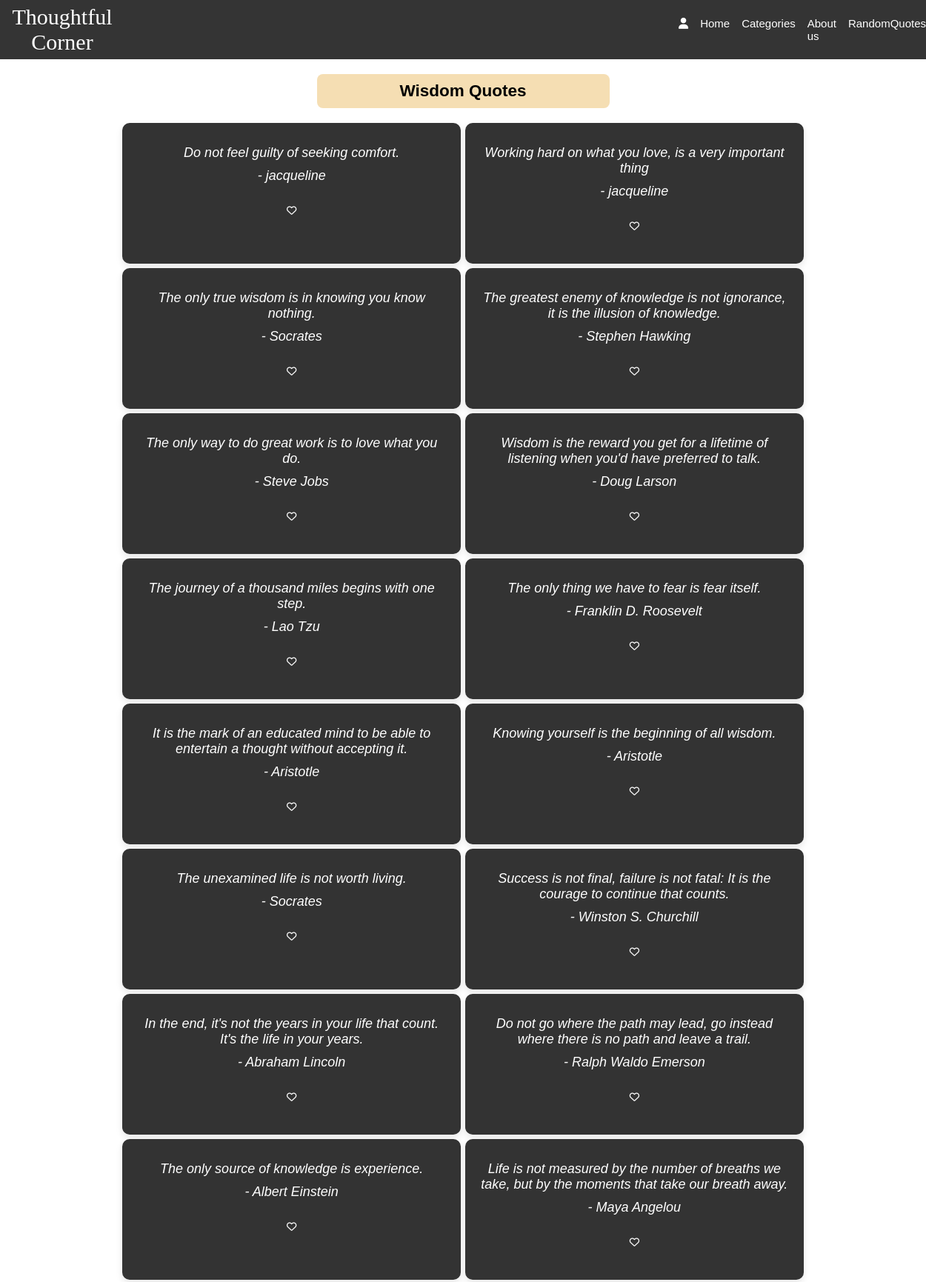
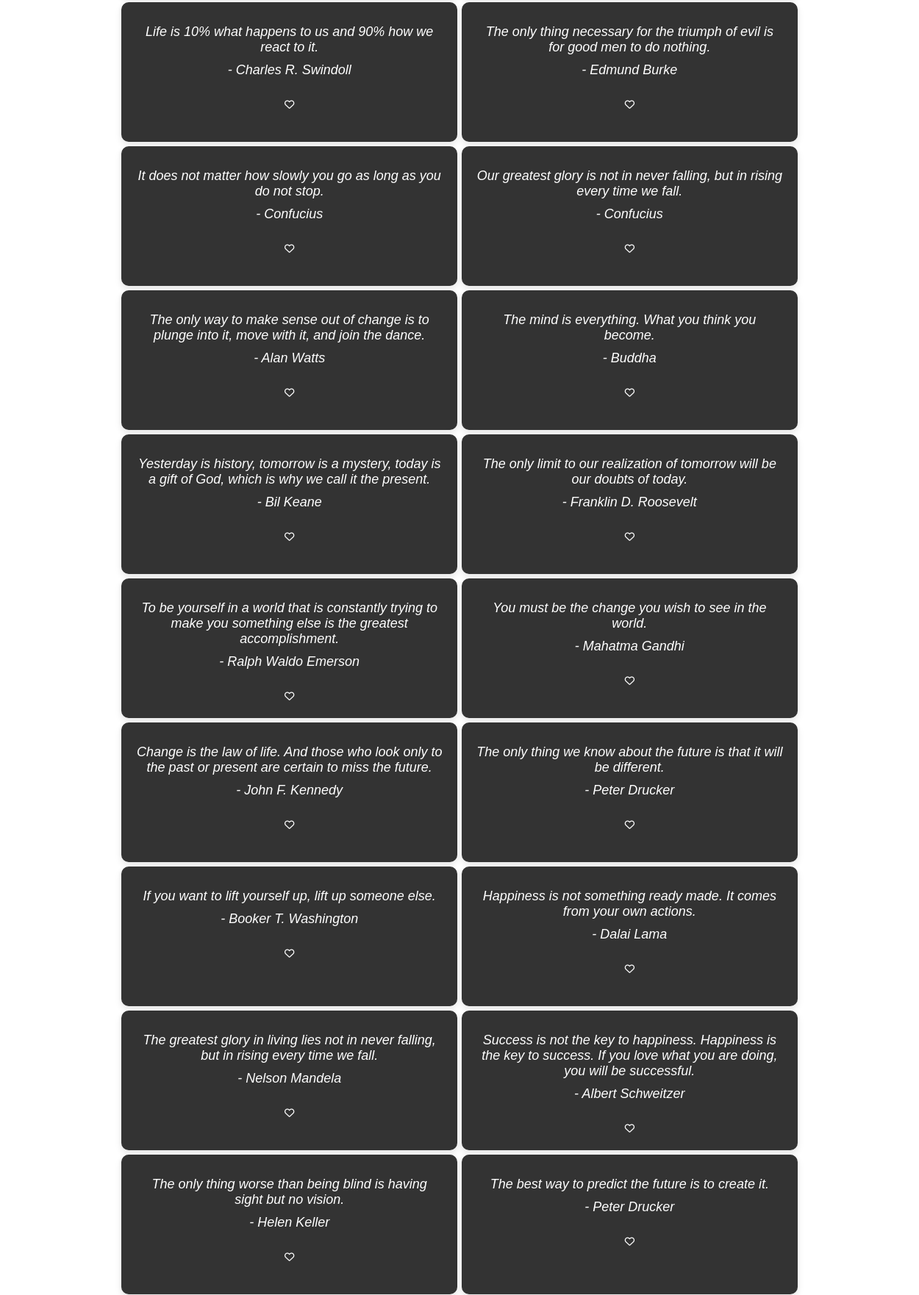
Screenshot of /user/wisdome.php (upper part) with the database file from the repository (2 pictures, top to bottom).
### tables this page shows
CREATE TABLE `quotes_mst` (
  `quote_id` int(11) NOT NULL,
  `quote` varchar(150) NOT NULL,
  `author` varchar(30) NOT NULL,
  `cate` varchar(20) NOT NULL
);

### user/cardlogic.php (called while the page is built, shortened)
    <?php
    function fetch_quotes($category) {
    include("conn.php");
    $query = "SELECT * FROM quotes_mst WHERE cate = '$category'";
    $result = mysqli_query($conn, $query);
    if ($result) {
        $quotes = mysqli_fetch_all($result, MYSQLI_ASSOC);
        if ($quotes) {
            return $quotes;
        } else {
            return false;
            echo "NOTHING TO RETURN!";
        }
    } else {
        die("Database query failed.");
    }
}
?>

### user/wisdome.php (the view, shortened to what this page needs)
<?php
        include("conn.php");
        include("cardlogic.php")
    ?>
    <!DOCTYPE html>
    <html lang="en">
    <head>
    <link rel="stylesheet" href="css\fontawesome.min.css">
    <link rel="stylesheet" href="css\all.min.css">
    <link rel="stylesheet" href="fonts.css">
    <link rel="stylesheet" href="body.css">
    </head>
    <body>
    <header>
            <nav>
                <div class="logo">
                    Thoughtful Corner
                </div>
                <div class="menu">
                <form action="index.php" method="post">
                    <ul class="menu-links">
                    <li class="dropdown">
        <i class="fa-solid fa-user usericon"></i>
    </li>
                        <li><a href="index.php">Home</a></li>
                        <li class="dropdown">
                            Categories
                        </li>
                        <li><a href="aboutus.php">About us</a></li>
                        <li><a href="randomquote.php">RandomQuotes</a></li>
                    </ul>
                    </form>
                </div>
            </nav>
        </header>
        <main>
            <div class="main">
            <div class="container">
        <div class="heading">
                <h2 class="heading-text">Wisdom Quotes</h2>
            </div>
            <form action="quote.php" method="post">
                <div class="card">
                <?php
                    $category = "wisdom";
                    $quotes = fetch_quotes($category);
                    if($quotes){
                        foreach ($quotes as $quote) {
                            echo '<div class="quote-card">';
                            echo '<p class="quote" data-quote-id="' . $quote['quote_id'] . '">' . $quote['quote'] . '</p>';
                            echo '<p class="author">- ' . $quote['author'] . '</p>';
                            echo '<br>';
                            echo '<button class="like-icon" data-quote-id="' . $quote['quote_id'] . '"><i class="fa-regular fa-heart like-icon"></i></button>';
                            echo '</div>';
                        }
                    }
                    else{
                        echo "No quotes found";
                    }
                ?>
                </div>
            </form>
    </div>
        </main>
    </body>
    </html>

### user/body.css (style rules this page uses)
* { margin: 0; padding: 0; }
header { position: fixed; top: 0; left: 0; width: 100%; background-color: transparent; }
body { box-sizing: border-box; font-size: 15px; height: 260%; width: 100%; font-family: 'Quicksand', sans-serif; overflow-x: hidden; }
nav { display: flex; margin: 3px; height: 10vh ; align-items: center; gap: 60%; background: none; margin: 0; background-color: #343434; color: white; }
.logo { font-family: 'Ephesis', cursive; margin-left: 2px; text-align: center; font-size: 30px; opacity: 1.0; color: white; }
a { text-decoration: none; color: black; }
ul { display: flex; list-style: none; justify-content: space-between; gap: 1rem; }
.main { min-height: 50vh; height: 100%; width: 100%; background-size: cover; background-position: center; text-align: center; display: flex; align-items: center; color: black; min-height: 93vh; }
a { color: white; }
.quote-card { width: 70%; transition: transform 0.5s ease-in-out; background-color: #333; color: white; padding: 20px; height: 150px; align-items: center; margin-right: 5px; border-radius: 10px; box-shadow: 0px 4px 10px rgba(0, 0, 0, 0.1); text-align: center; margin: 3px; }
@media (min-width: 768px) { .quote-card { flex: 0 0 33.33%; } }
.quote-card p { margin: 10px 0; font-size: 18px; font-style: italic; }
.dropdown { position: relative; color: white; }
.container { margin-top: 8%; width: 100%; }
.heading { width: 100%; display: flex; justify-content: center; margin-bottom: 5%; }
.card { width: 100%; display: flex; flex-wrap: wrap; align-items: center; text-align: center; justify-content: center; }
h2 { background-color: wheat; width: 30%; padding: 10px; border-radius: 8px; text-align: center; position: fixed; }
.like-icon { background: transparent; border: none; color: white; }
.fa-solid { color: red; }
.usericon { color: white; }

### rows the page displays
quotes_mst: quote "Do not feel guilty of seeking comfort.", author "jacqueline"
quotes_mst: quote "Working hard on what you love, is a very important thing", author "jacqueline"
quotes_mst: quote "The only true wisdom is in knowing you know nothing.", author "Socrates"
quotes_mst: quote "The greatest enemy of knowledge is not ignorance, it is the illusion of knowledge.", author "Stephen Hawking"
quotes_mst: quote "The only way to do great work is to love what you do.", author "Steve Jobs"
quotes_mst: quote "Wisdom is the reward you get for a lifetime of listening when you'd have preferred to talk.", author "Doug Larson"
quotes_mst: quote "The journey of a thousand miles begins with one step.", author "Lao Tzu"
quotes_mst: quote "The only thing we have to fear is fear itself.", author "Franklin D. Roosevelt"
quotes_mst: quote "It is the mark of an educated mind to be able to entertain a thought without accepting it.", author "Aristotle"
quotes_mst: quote "Knowing yourself is the beginning of all wisdom.", author "Aristotle"
quotes_mst: quote "The unexamined life is not worth living.", author "Socrates"
quotes_mst: quote "Success is not final, failure is not fatal: It is the courage to continue that counts.", author "Winston S. Churchill"
quotes_mst: quote "In the end, it's not the years in your life that count. It's the life in your years.", author "Abraham Lincoln"
quotes_mst: quote "Do not go where the path may lead, go instead where there is no path and leave a trail.", author "Ralph Waldo Emerson"
quotes_mst: quote "The only source of knowledge is experience.", author "Albert Einstein"
quotes_mst: quote "Life is not measured by the number of breaths we take, but by the moments that take our breath away.", author "Maya Angelou"
quotes_mst: quote "Life is 10% what happens to us and 90% how we react to it.", author "Charles R. Swindoll"
quotes_mst: quote "The only thing necessary for the triumph of evil is for good men to do nothing.", author "Edmund Burke"
quotes_mst: quote "It does not matter how slowly you go as long as you do not stop.", author "Confucius"
quotes_mst: quote "Our greatest glory is not in never falling, but in rising every time we fall.", author "Confucius"
quotes_mst: quote "The only way to make sense out of change is to plunge into it, move with it, and join the dance.", author "Alan Watts"
quotes_mst: quote "The mind is everything. What you think you become.", author "Buddha"
quotes_mst: quote "Yesterday is history, tomorrow is a mystery, today is a gift of God, which is why we call it the present.", author "Bil Keane"
quotes_mst: quote "The only limit to our realization of tomorrow will be our doubts of today.", author "Franklin D. Roosevelt"
quotes_mst: quote "To be yourself in a world that is constantly trying to make you something else is the greatest accomplishment.", author "Ralph Waldo Emerson"
quotes_mst: quote "You must be the change you wish to see in the world.", author "Mahatma Gandhi"
quotes_mst: quote "Change is the law of life. And those who look only to the past or present are certain to miss the future.", author "John F. Kennedy"
quotes_mst: quote "The only thing we know about the future is that it will be different.", author "Peter Drucker"
quotes_mst: quote "If you want to lift yourself up, lift up someone else.", author "Booker T. Washington"
quotes_mst: quote "Happiness is not something ready made. It comes from your own actions.", author "Dalai Lama"
quotes_mst: quote "The greatest glory in living lies not in never falling, but in rising every time we fall.", author "Nelson Mandela"
quotes_mst: quote "Success is not the key to happiness. Happiness is the key to success. If you love what you are doing, you will be successful.", author "Albert Schweitzer"
quotes_mst: quote "The only thing worse than being blind is having sight but no vision.", author "Helen Keller"
quotes_mst: quote "The best way to predict the future is to create it.", author "Peter Drucker"
